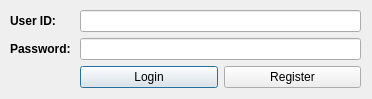
<?xml version="1.0" encoding="UTF-8"?>
<ui version="4.0">
 <class>LoginDialog</class>
 <widget class="QDialog" name="LoginDialog">
  <property name="geometry">
   <rect>
    <x>0</x>
    <y>0</y>
    <width>372</width>
    <height>99</height>
   </rect>
  </property>
  <property name="windowTitle">
   <string>DSC :: Login</string>
  </property>
  <widget class="QWidget" name="gridLayoutWidget">
   <property name="geometry">
    <rect>
     <x>10</x>
     <y>10</y>
     <width>351</width>
     <height>79</height>
    </rect>
   </property>
   <layout class="QGridLayout" name="gridLayout">
    <item row="1" column="1">
     <widget class="QLineEdit" name="txtPass">
      <property name="focusPolicy">
       <enum>Qt::StrongFocus</enum>
      </property>
      <property name="echoMode">
       <enum>QLineEdit::Password</enum>
      </property>
     </widget>
    </item>
    <item row="0" column="1">
     <widget class="QLineEdit" name="txtUser"/>
    </item>
    <item row="0" column="0">
     <widget class="QLabel" name="label">
      <property name="font">
       <font>
        <weight>75</weight>
        <bold>true</bold>
       </font>
      </property>
      <property name="text">
       <string>User ID: </string>
      </property>
     </widget>
    </item>
    <item row="1" column="0">
     <widget class="QLabel" name="label_2">
      <property name="font">
       <font>
        <weight>75</weight>
        <bold>true</bold>
       </font>
      </property>
      <property name="text">
       <string>Password: </string>
      </property>
     </widget>
    </item>
    <item row="2" column="1">
     <layout class="QGridLayout" name="gridLayout_2">
      <item row="0" column="1">
       <widget class="QPushButton" name="btnRegister">
        <property name="focusPolicy">
         <enum>Qt::NoFocus</enum>
        </property>
        <property name="text">
         <string>Register</string>
        </property>
       </widget>
      </item>
      <item row="0" column="0">
       <widget class="QPushButton" name="btnLogin">
        <property name="text">
         <string>Login</string>
        </property>
       </widget>
      </item>
     </layout>
    </item>
   </layout>
  </widget>
 </widget>
 <resources/>
 <connections/>
</ui>
